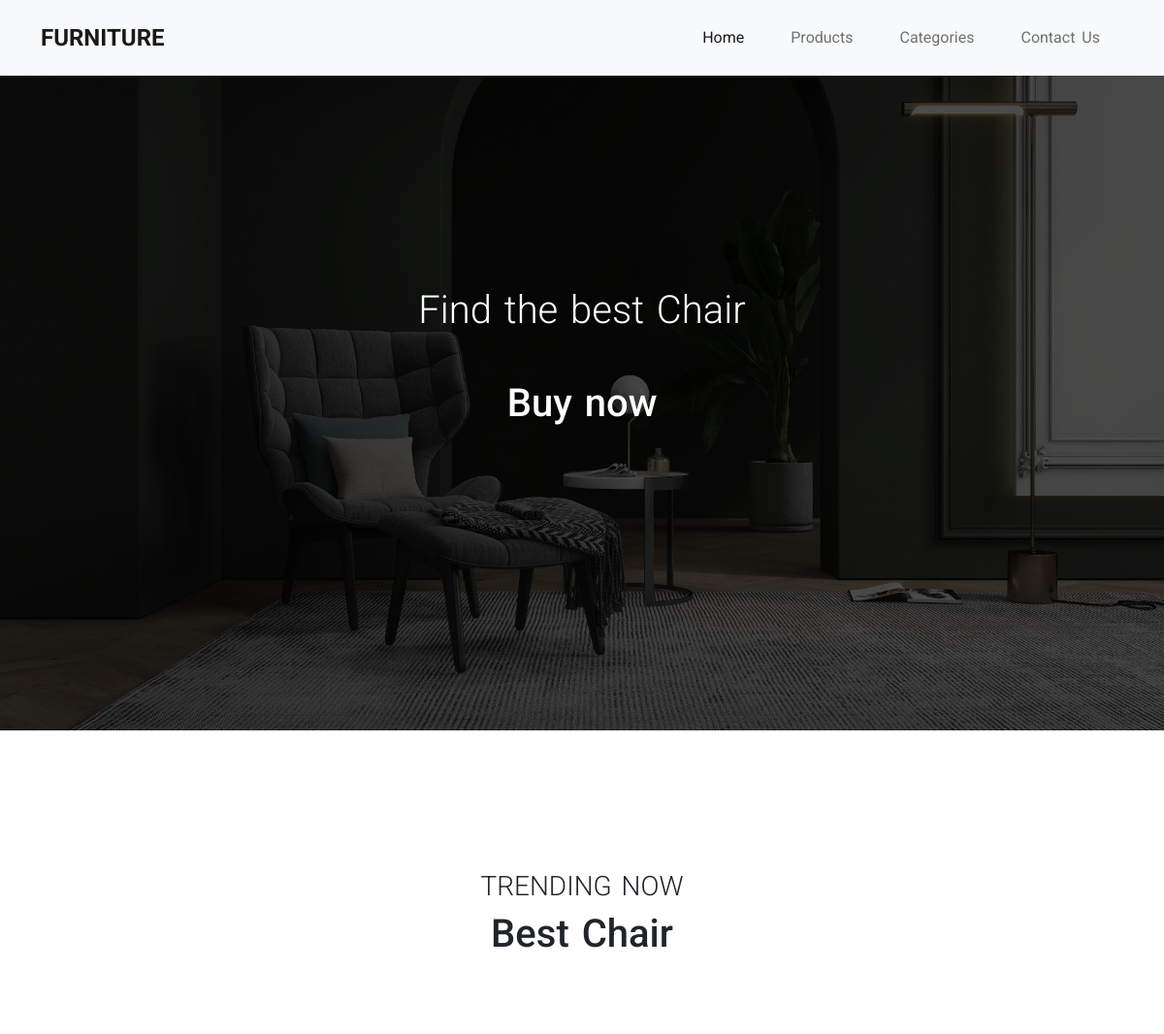
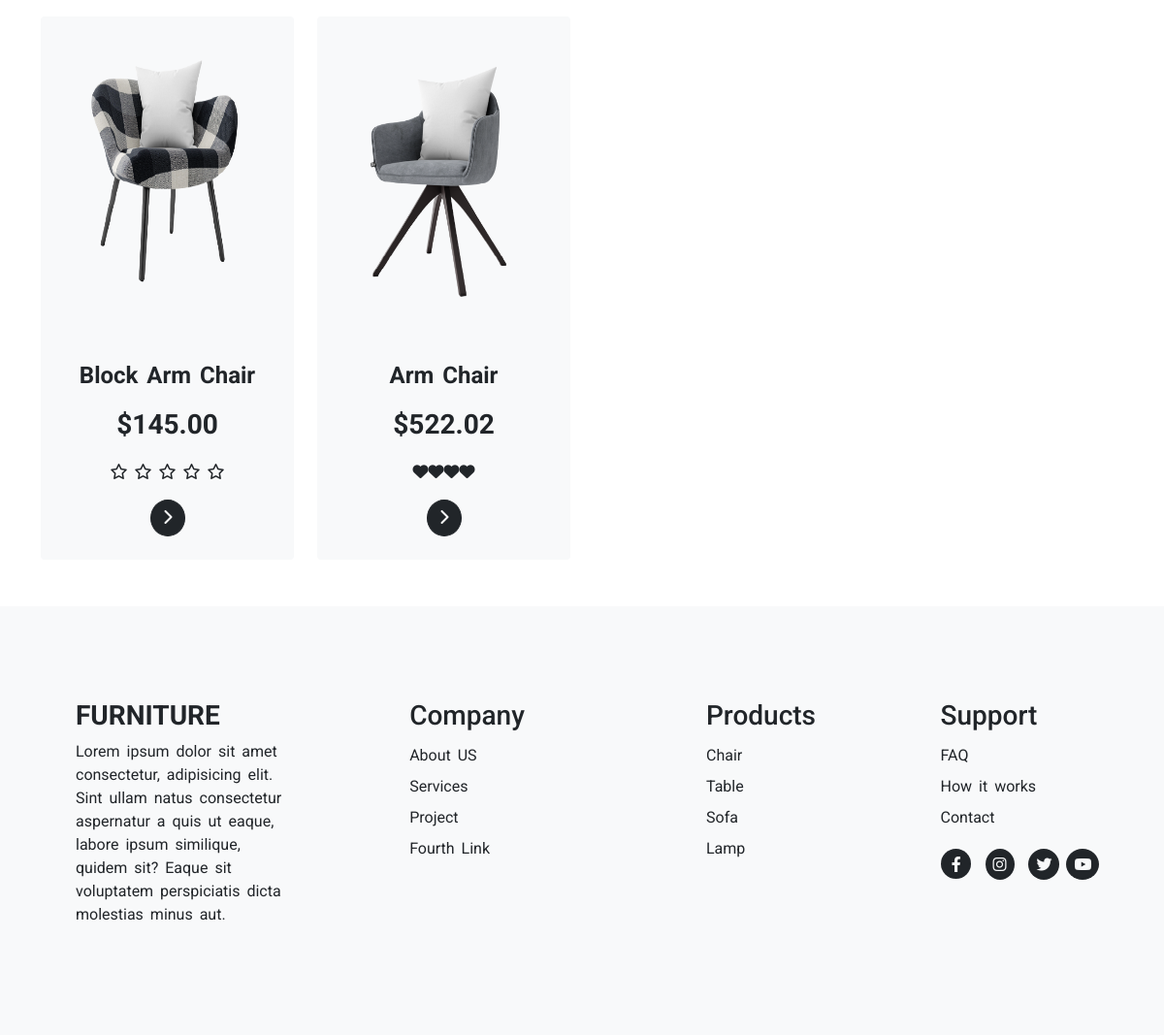
The page /categoryDetail/2 on the database its author committed (2 pictures, top to bottom).
### furnitureApp/models.py (models this page shows, shortened)
class Category(models.Model):
    category_name = models.CharField(max_length=60, null=True, blank=True)
    category_image = models.ImageField(upload_to="category/")

class Product(models.Model):
    product_id = models.AutoField(primary_key=True)
    product_name = models.CharField(max_length=60, null=True, blank=True)
    product_price = models.DecimalField(
        max_digits=5, decimal_places=2, null=True, blank=True
    )  # 209.99
    product_review = models.TextField(max_length=600, null=True, blank=True)
    product_image = models.ImageField(upload_to="product/")
    product_description = models.TextField(max_length=500, null=True, blank=True)
    product_legs = models.IntegerField(null=True, blank=True)
    product_pillows = models.IntegerField(null=True, blank=True)
    product_color = models.ManyToManyField(Color)
    product_material = models.ManyToManyField(Material)
    product_category = models.ForeignKey(Category, on_delete=models.CASCADE, null=True, blank=True)

### furnitureApp/views.py (the view)
# urls.py: path("categoryDetail/<id>", views.category_products, name="category_products"),
def category_products(request, id):
    category = Category.objects.all().order_by("-pk")
    categoryDetail = Category.objects.get(pk=id)
    categoryProduct = Product.objects.filter(product_category=categoryDetail)
    context = {"categoryDetail": categoryDetail, 'category':category, 'categoryProduct':categoryProduct}
    return render(request, "category_products.html", context)

### furnitureApp/templates/category_products.html (shortened to what this page needs)
<!DOCTYPE html>
{% extends 'index.html' %}
{% load static %}
{% block content %}
    <div class="container-fluid position-relative p-0  ">
        <div class="cover">
            <img src="{{categoryDetail.category_image.url}}" alt="" class="img-fluid">
        </div>
        <div class="info-cover position-absolute w-50 top-50 start-50 translate-middle text-center">
            <h2 class="fw-light text-white fs-1 mb-5">Find the best {{categoryDetail.category_name}}
            </h2>
            <h1 class="fs-1 text-white mb-5 pb-5">Buy now</h1>
        </div>
    </div>
    <div class="container my-5 pt-5">
        <div class="my-5 text-center">
            <h3 class="text-uppercase fw-light">trending now</h3>
            <h2 class="fs-1">Best {{categoryDetail.category_name}}</h2>
        </div>
        <div class="row">
{% if categoryProduct %}
{% for j in categoryProduct %}
            <div class="col-12 col-md-6 col-lg-3 mt-5">
                <div class="card h-100 p-2 bg-light border-0">
                    <img src="{{j.product_image.url}}" class="card-img-top mt-3 img-fluid chair" alt="...">
                    <div class="card-body text-center">
                        <h4 class="card-title fw-bolder mt-3">{{j.product_name}}</h4>
                        <p class="card-text fw-bold mt-3 fs-3">${{j.product_price}}</p>
                        <div class="mt-3">
                            {{j.product_review|safe}}
                        </div>
                        <a href="{% url 'product' j.product_id %}" class="btn btn-dark rounded-circle mt-3"><i
                                class="fas fa-chevron-right"></i></a>
                    </div>
                </div>
            </div>
            {% endfor %}
{% else %}
<h1>No products </h1>
{% endif %}
        </div>
    </div>
    {% endblock%}

### furnitureApp/static/css/style.css (style rules this page uses)
* { margin: 0; padding: 0; box-sizing: border-box; }
body { font-size: 1rem; line-height: 1.5; word-spacing: 3px; font-family: 'Roboto', sans-serif; }
.chair { height: 300px; }
.cover::after { content: ""; position: absolute; left: 0; top: 0; width: 100%; height: 100%; background-color: rgba(0, 0, 0, 0.7); background-image: linear-gradient(rgba(0, 0, 0, 0.5) 50%); }

### rows shown on the page
Category: category_image (picture), category_name "Chair"
Product: product_image (picture), product_name "Block Arm Chair", product_price "145.00"
Product: product_image (picture), product_name "Arm Chair", product_price "522.02"
